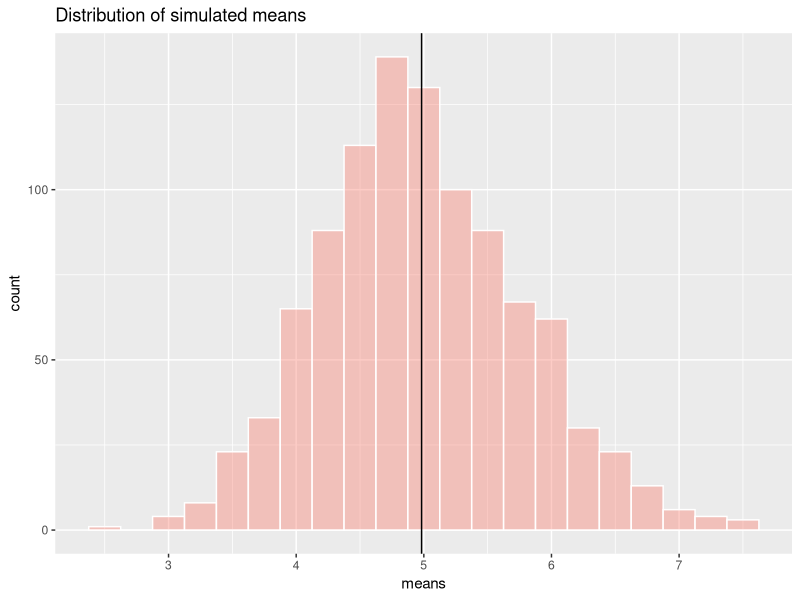
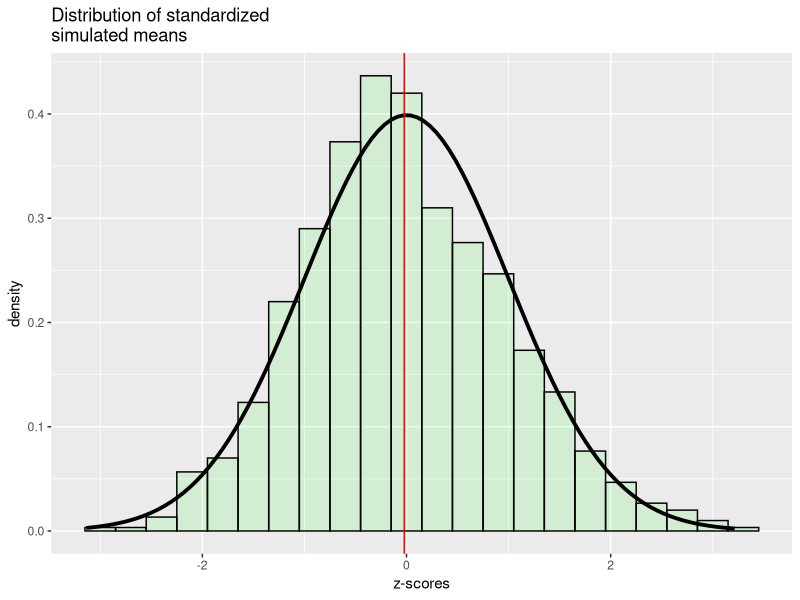

Write the R code that produced these figures, in order.
## ---- chunk 1
knitr::opts_chunk$set(echo = TRUE)
## ---- chunk 2
#Load packages
library(dplyr, warn.conflicts = F)
library(ggplot2)
#Exponential function parameters
lambda <- 0.2
n <- 40
num.of.sim <- 1000
#set the seed
set.seed(119983)
#Create a 1000x40 matrix containing the results of the simulation
sim.distrib <- matrix(data=rexp(n * num.of.sim, lambda), nrow=num.of.sim)
## ---- chunk 3
#compute the mean for each of the 1000 simulations(rows)
sim_mns <- data.frame(means=apply(sim.distrib, 1, mean)) 
#Convert dataframe to tbl_df object for more convenient printing
sim_mns <- tbl_df(sim_mns)
#compute the mean of the simulated means
(mean_sim <- sim_mns %>% summarize(simulated.mean = mean(means)) %>% unlist())
#Plot sample means distribution with the calculated...bla bla...
sim_mns  %>%
  ggplot(aes(x = means) ) + geom_histogram(alpha=0.4, binwidth= .25, fill = "salmon", col = "white") +
  geom_vline(xintercept = mean_sim, color="black", size = 0.5) +
  ggtitle("Distribution of simulated means")
## ---- chunk 4
#Compute the variance of the sample means
sd.samp <- sim_mns  %>% select(means)  %>% unlist() %>%  sd()
(var.samp <- sd.samp ^ 2)
#Theoretical variance of the exponential distribution
(((1/lambda))/sqrt(40))^2
## ---- chunk 5
#Compute mean of our normalized means
(z_mean <- sim_mns %>%  mutate(z_score = (means - 1/lambda) / (1/lambda / sqrt(n)))  %>% select(z_score) %>%
   summarise(z_mean = mean(z_score)) %>% unlist())
#create Z scores from the sample means
sim_mns %>%  mutate(z_score = (means - 1/lambda) / (1/lambda / sqrt(n))) %>% 
  ggplot(aes(x = z_score)) + 
   geom_histogram(alpha=0.1,  binwidth = 0.3, fill="green", color="black", aes(y = ..density..)) +
   stat_function(fun = dnorm, size = 1.3) +
   geom_vline(xintercept = z_mean, color="red", size = 0.5) +
   ggtitle("Distribution of standardized \nsimulated means") +
   xlab("z-scores")
